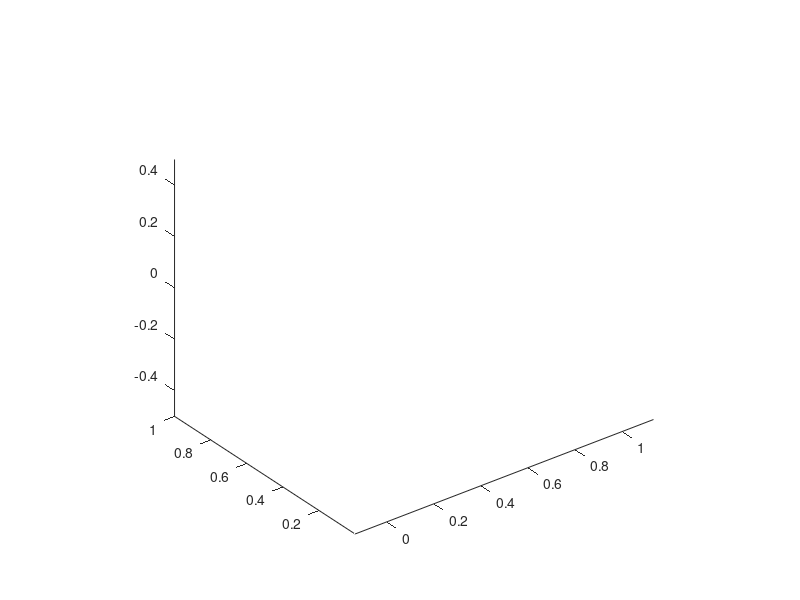

The MATLAB script that drew this image: (Note: this script raises an error after producing the figure.)
hold on
axis equal
view(3);

% Environment & Safety Features 
surf([-4,-4;4,4] ...
,[-4,4;-4,4] ...
,[0.01,0.01;0.01,0.01] ...
,'CData',imread('concrete.jpg') ...
,'FaceColor','texturemap')

scaledFac= 0.01;
phone = PlaceObject('Phone.ply', [-0.7/scaledFac,0/scaledFac,0.5/scaledFac]);
scaledVerticesPhone = get(phone, 'Vertices') * scaledFac;
set(phone, 'Vertices', scaledVerticesPhone);

barriers =[];
barriers(1) = PlaceObject('barrier1.5x0.2x1m.ply', [0,1,0]);
barriers(2) = PlaceObject('barrier1.5x0.2x1m.ply', [0,1,0]);
barriers(3) = PlaceObject('barrier1.5x0.2x1m.ply', [0,1,0]);
barriers(4) = PlaceObject('barrier1.5x0.2x1m.ply', [0,1.1,0]);

theta = [];
theta(1)= -pi/2;
theta(2)= pi;
theta(3)= 0;
theta(4) = pi/2;
for i =1:length(barriers)
 tform = hgtransform;
 Rz = makehgtform('zrotate', theta(i),'scale', 3);
 set(tform, 'Matrix', Rz);
 set(barriers(i), 'Parent', tform);
end 

% fence = PlaceObject('fenceAssemblyGreenRectangle4x8x2.5m.ply');

fireEx = PlaceObject('fireExtinguisherElevated.ply', [-0.5,2.5,1]);
scaleFactor = 2;  
scaledVertices = get(fireEx, 'Vertices') * scaleFactor;
set(fireEx, 'Vertices', scaledVertices);

emergButton = PlaceObject('emergencyStopWallMounted.ply', [-0.25,-1.25,0.5]);
emerRot= pi;
tform = hgtransform;
R_emer = makehgtform('zrotate', emerRot,'scale', 4);
set(tform, 'Matrix', R_emer);
set(emergButton, 'Parent', tform);


person = PlaceObject('personMaleConstruction.ply', [-4.8,0,0]);
personRot = -pi/2;
tform = hgtransform;
R_person = makehgtform('zrotate', personRot,'scale', 1);
set(tform, 'Matrix', R_person);
set(person, 'Parent', tform);



% Tables 
tableR1  = PlaceObject('tableBrown2.1x1.4x0.5m.ply',[0,0.3,0]);
tableBed  = PlaceObject('tableBrown2.1x1.4x0.5m.ply', [0,2,0]);
tableR2 = PlaceObject('tableRound0.3x0.3x0.3m.ply', [-0.6,-0.55,-0.1]);

tableMainRot = pi/2;
tform = hgtransform;
R_person = makehgtform('zrotate', tableMainRot,'scale', 1);
set(tform, 'Matrix', R_person);
set(tableBed, 'Parent', tform);
scaleFactor = 3;  
scaledVertices = get(tableR2, 'Vertices') * scaleFactor;
set(tableR2, 'Vertices', scaledVertices);

% People 
me = PlaceObject('personMaleOld.ply',[-2,-0.35,-1.2]);
meRot = deg2rad(-100);
tform = hgtransform;
R_me = makehgtform('xrotate', meRot,'scale', 1);
set(tform, 'Matrix', R_me);
set(me, 'Parent', tform);

% Collision objects 
centerpnt = [0,-1.5,0];
side = 2;
plotOptions.plotFaces = true;
[vertex,faces,faceNormals] = RectangularPrism(centerpnt-side/2, centerpnt+side/2,plotOptions);

groundCenter = [0, 0, 0.25];  % Center point of the cuboid
groundSize = [4, 4, 0.49];     % Ground dimensions (wide and thin)
plotOptions.plotFaces = false;
[groundVertex, groundFaces, groundFaceNormals] = RectangularPrism(groundCenter - groundSize / 2, groundCenter + groundSize / 2, plotOptions);

% groundNormal = [0, 0, 1];  % Ground plane normal (z-axis)
% groundPoint = [0, 0, 0.49];   % A point on the ground plane (z = 0)

% Create R1 and R2
r1 = UR3;
r1BaseTransform = transl(0,0, 0.5);
r1.model.base = r1BaseTransform;
r1.model.plot(zeros(1, r1.model.n))

r2 = UR3;
r2BaseTransform = transl(-2, -1.2, 0.6);
r2.model.base = r2BaseTransform;
r2.model.plot(zeros(1, r2.model.n))

%% Proximity sensing
q = [0,0,0,deg2rad(-90), deg2rad(-90),0];  % Initial joint configuration
% Define the cube's initial position and size
cubeCenter = [-0.6, 0.5, 0.6];  % Cube's initial center position (x, y, z)
cubeSize = [0.2, 0.2, 0.2];  % Cube's size (length, width, height)

% Plot the cube
[vertex, faces, faceNormals] = RectangularPrism(cubeCenter - cubeSize / 2, cubeCenter + cubeSize / 2);
patch('Vertices', vertex, 'Faces', faces, 'FaceColor', 'red', 'FaceAlpha', 0.8);

% Desired distance from the cube
desiredDistance = 0.5;  % 0.5 meters
speed = 2;           % Speed at which robot adjusts its position

for t = 1:200  % Simulate for 200 iterations (can adjust as necessary)
    % Simulate the cube moving along the y-axis in the opposite direction
    cubeCenter = cubeCenter + [0, -0.01 * sin(t * 0.05), 0];  % Move cube in the opposite direction along y-axis
    [vertex, ~, ~] = RectangularPrism(cubeCenter - cubeSize / 2, cubeCenter + cubeSize / 2);
    delete(findobj('FaceColor', 'red'));  % Remove previous cube plot
    patch('Vertices', vertex, 'Faces', faces, 'FaceColor', 'red', 'FaceAlpha', 0.8);  % Re-plot the cube

    % Get the current end-effector position (fkine gives SE3 object, so we access the .T property for matrix)
    tr = r1.model.fkine(q).T;
    endEffectorPos = tr(1:3, 4)';  % Current end-effector position

    % Calculate the vector from the end-effector to the cube's center
    vectorToCube = cubeCenter - endEffectorPos;

    % Calculate the distance between the end-effector and the cube
    distanceToCube = norm(vectorToCube);

    % If the distance is greater than the desired distance, move closer
    if distanceToCube > desiredDistance
        moveDirection = vectorToCube / distanceToCube;  % Normalize the direction vector
        newEndEffectorPos = endEffectorPos + moveDirection * (distanceToCube - desiredDistance) * speed;

        % Calculate the new joint angles using inverse kinematics to reach the new position
        qNew = r1.model.ikcon(transl(newEndEffectorPos), q);  % Use inverse kinematics to find new joint configuration

        % Update robot configuration and animate
        r1.model.animate(qNew);
        q = qNew;  % Update current joint configuration
    end

    % Pause to slow down animation and create real-time effect
    pause(0.05);
end



%% Activate & Animate R1
q0 = [0,0,0,deg2rad(-90), deg2rad(-90),0]; % Starting pose\
q1 = [0,0,deg2rad(5),deg2rad(-90), deg2rad(-90),0]; 
q2 = [deg2rad(200), 0, 0, deg2rad(-90), deg2rad(-90), 0]; % drops phone 
q3 = [deg2rad(200), 0,deg2rad(5) , deg2rad(-90), deg2rad(-90), 0];

stepsMini = 25;
stepsR1 = 100;  % Number of steps
deltaT = 0.05;  % Time step
epsilon = 0.2;  % Threshold for manipulability


qMat1 = jtraj(q0,q1,stepsMini);
qMat2 = jtraj(q2,q3,stepsMini); 
r1.model.animate(qMat1)
drawnow();

sigmoid_time = @(t) 1 ./ (1 + exp(-20*(t - 0.2)));  % Sigmoid scaling
scaled_t = sigmoid_time(linspace(0, 1, stepsR1));     % Scale the time non-linearly

% Allocate array data
    m = zeros(stepsR1,1);  
    qMatrix1 = zeros(stepsR1, length(q1));
    % qMatrix1(1,:) = q1; 
    qdot = zeros(stepsR1, 6);  % Array for joint velocities
    x = zeros(3,stepsR1);  % End-effector position
    theta = zeros(3,stepsR1);  % Roll, Pitch, Yaw angles
    positionError = zeros(3,stepsR1); % For plotting trajectory error
    angleError = zeros(3,stepsR1); 

    % Generate trajectory for over-the-head movement
    T1 = r1.model.fkine(q1).T;  % Initial end-effector pose
    T2 = r1.model.fkine(q2).T;  % Final end-effector pose

    for i = 1:stepsR1
        % Fixed x, y position, movement in z and over-the-head rotation
        x(:,i) = (1 - scaled_t(i)) * T1(1:3, 4) + scaled_t(i) * T2(1:3, 4);
        x(3,i) = x(3,i) + 0.2 * sin(pi * scaled_t(i));  % Overhead movement (z-axis)
        
        theta(1,i) = 0;  % Roll (constant)
        theta(2,i) = pi * scaled_t(i);  % Pitch (over the head)
        theta(3,i) = 0;  % Yaw (constant)
    end

    T = [rpy2r(theta(1,1),theta(2,1),theta(3,1)) x(:,1);zeros(1,3) 1];          % Create transformation of first point and angle
    q0 = zeros(1,6);                                                            % Initial guess for joint angles
    qMatrix1(1,:) = r1.model.ikcon(T,q0);  

    % RMRC Loop
    for i = 1:stepsR1 - 1
        T = r1.model.fkine(qMatrix1(i,:)).T;  % Current end-effector pose

        % Calculate position and orientation errors
        deltaX = x(:,i+1) - T(1:3,4);  % Position error
        Rd = rpy2r(theta(1,i+1),theta(2,i+1),theta(3,i+1));
        % Rd = rpy2r(theta(:,i+1)');  % Desired orientation as a rotation matrix
        Ra = T(1:3,1:3);  % Current orientation
        Rdot = (1/deltaT) * (Rd - Ra);  % Rotation matrix error
        S = Rdot * Ra'; % Skew-symmetric matrix for angular velocity
        linear_velocity = (1/deltaT) * deltaX;  % Linear velocity
        angular_velocity = [S(3,2); S(1,3); S(2,1)];  % Angular velocity
        deltaTheta = tr2rpy(Rd*Ra'); % Angle errors 

        % Combine linear and angular velocity into a single velocity vector
        xdot = [linear_velocity; angular_velocity];

        % Get the Jacobian at the current joint position
        J = r1.model.jacob0(qMatrix1(i,:));
        m(i) = sqrt(det(J*J'));         % Record manipulability

        % Apply Damped Least Squares (DLS) if manipulability is low
       

        if m(i) < epsilon  % If manipulability is less than given threshold
            lambda = (1 - m(i)/epsilon)*5E-2;
        else
            lambda = 0;
        end
            invJ = inv(J'*J + lambda *eye(6))*J';                                   % DLS Inverse
    

        % Compute joint velocities using the inverse Jacobian
        qdot(i,:) = (invJ * xdot)';  % Joint velocities
        
        for j = 1:6                                                             % Loop through joints 1 to 6
            if qMatrix1(i,j) + deltaT*qdot(i,j) < r1.model.qlim(j,1)                     % If next joint angle is lower than joint limit...
                qdot(i,j) = 0; % Stop the motor
            elseif qMatrix1(i,j) + deltaT*qdot(i,j) > r1.model.qlim(j,2)                 % If next joint angle is greater than joint limit ...
                qdot(i,j) = 0; % Stop the motor
            end
        end
        % Update joint positions based on velocities
        qMatrix1(i+1,:) = qMatrix1(i,:) + deltaT * qdot(i,:);  % Next joint configuration
        positionError(:,i) = deltaX;                               
        angleError(:,i) = deltaTheta;  
    end



    % Animate the motion from q1 to q2
    for i = 1:stepsR1
        r1.model.animate(qMatrix1(i, :));  % Animate robot
        drawnow();
    end

    pause(0.5);

     % Pick phone and return (q3->q0)
r1.model.animate(qMat2)
drawnow();
   
% Precompute the trajectory using the scaled time
qMatrix2 =zeros(stepsR1, length(q3));
for i = 1:stepsR1
    % Interpolate joint space positions based on scaled time
    qMatrix2(i, :) = (1 - scaled_t(i)) * q3 + scaled_t(i) * q0;
end

% Animate motion
for i = 1:stepsR1
    r1.model.animate(qMatrix2(i, :));
    drawnow();
end
pause(0.5);

%% Collision detection R1
q0 = [0,0,0,deg2rad(-90), deg2rad(-90),0]; % Starting pose\
q1 = [0,0,deg2rad(5),deg2rad(-90), deg2rad(-90),0]; 
q2 = [deg2rad(200), 0, 0, deg2rad(-90), deg2rad(-90), 0]; % drops phone 
q3 = [deg2rad(200), 0,deg2rad(5) , deg2rad(-90), deg2rad(-90), 0];

q = zeros(1,6);  

tr1 = zeros(4,4,r1.model.n+1);
tr1(:,:,1) = r1.model.base;
L = r1.model.links;
for i = 1 : r1.model.n
    tr1(:,:,i+1) = tr1(:,:,i) * trotz(q(i)+L(i).offset) * transl(0,0,L(i).d) * transl(L(i).a,0,0) * trotx(L(i).alpha);
end

for i = 1 : size(tr1,3)-1    
    for faceIndex = 1:size(faces,1)
        vertOnPlane = vertex(faces(faceIndex,1)',:);
        [intersectP,check] = LinePlaneIntersection(faceNormals(faceIndex,:),vertOnPlane,tr1(1:3,4,i)',tr1(1:3,4,i+1)'); 
        if check == 1 && IsIntersectionPointInsideTriangle(intersectP,vertex(faces(faceIndex,:)',:))
            plot3(intersectP(1),intersectP(2),intersectP(3),'g*');
            disp('Collision with cube');
        end
    end 

    for faceIndex = 1:size(groundFaces, 1)
        vertOnGroundPlane = groundVertex(groundFaces(faceIndex, 1)', :);
        [groundIntersectP, groundCheck] = LinePlaneIntersection(groundFaceNormals(faceIndex, :), vertOnGroundPlane, tr1(1:3, 4, i)', tr1(1:3, 4, i+1)');
        if groundCheck == 1 && IsIntersectionPointInsideTriangle(groundIntersectP, groundVertex(groundFaces(faceIndex, :)', :))
            plot3(groundIntersectP(1), groundIntersectP(2), groundIntersectP(3), 'r*');
            disp(['Collision with ground at joint ', num2str(i)]);
        end
    end
end

steps = 2;
while ~isempty(find(1 < abs(diff(rad2deg(jtraj(q3,q0,steps)))),1))
    steps = steps + 1;
end
qMatrixCD = jtraj(q3,q0,steps);

result = true(steps,1);
for i = 1: steps
    result(i) = IsCollision(r1.model,qMatrixCD(i,:),faces,vertex,faceNormals,false, groundVertex, groundFaces, groundFaceNormals);
    r1.model.animate(qMatrixCD(i,:));
end
%% Collision avoidance R1
qWaypoints = [q3;q0];
isCollision = true;
checkedTillWaypoint = 1;
qMatrixCA = [];
while (isCollision)
    startWaypoint = checkedTillWaypoint;
    for i = startWaypoint:size(qWaypoints,1)-1
        qMatrixJoin = InterpolateWaypointRadians(qWaypoints(i:i+1,:),deg2rad(10));
        if ~IsCollision(r1.model,qMatrixJoin,faces,vertex,faceNormals, false, groundVertex, groundFaces, groundFaceNormals)
            qMatrixCA = [qMatrixCA; qMatrixJoin]; %#ok<AGROW>
            r1.model.animate(qMatrixJoin);
            s = size(qMatrixCA);
            fprintf('Number of steps: %d\n', s);  
            isCollision = false;
            checkedTillWaypoint = i+1;

            % Try and join to the final goal (q0)
            qMatrixJoin = InterpolateWaypointRadians([qMatrixCA(end,:); q0],deg2rad(10));
            if ~IsCollision(r1.model,qMatrixJoin,faces,vertex,faceNormals,  false, groundVertex, groundFaces, groundFaceNormals)
                qMatrixCA = [qMatrixCA;qMatrixJoin];
                % Reached goal without collision, so break out
                break;
            end
        else
            % Randomly pick a pose that is not in collision
            qRand = (2 * rand(1,6) - 1) * pi;
            while IsCollision(r1.model,qRand,faces,vertex,faceNormals, false, groundVertex, groundFaces, groundFaceNormals)
                qRand = (2 * rand(1,6) - 1) * pi;
            end
            qWaypoints =[ qWaypoints(1:i,:); qRand; qWaypoints(i+1:end,:)];
            isCollision = true;
            break;
        end
    end
end
r1.model.animate(qMatrixCA)

%% Activate R2
stepsR2 = 50; 

q3 =[0,0,0,0,0,0];
q4 = [deg2rad(90),deg2rad(-145),deg2rad(-65),deg2rad(-90),deg2rad(90),deg2rad(0)];
qMatrix3 = jtraj(q3, q4, stepsR2);
for i = 1:stepsR2
    r2.model.animate(qMatrix3(i, :));  
    drawnow();  
end


%%  IsIntersectionPointInsideTriangle
% Given a point which is known to be on the same plane as the triangle
% determine if the point is 
% inside (result == 1) or 
% outside a triangle (result ==0 )
function result = IsIntersectionPointInsideTriangle(intersectP,triangleVerts)

u = triangleVerts(2,:) - triangleVerts(1,:);
v = triangleVerts(3,:) - triangleVerts(1,:);
uu = dot(u,u);
uv = dot(u,v);
vv = dot(v,v);

w = intersectP - triangleVerts(1,:);
wu = dot(w,u);
wv = dot(w,v);

D = uv * uv - uu * vv;

% Get and test parametric coords (s and t)
s = (uv * wv - vv * wu) / D;
if (s < 0.0 || s > 1.0)        % intersectP is outside Triangle
    result = 0;
    return;
end

t = (uv * wu - uu * wv) / D;
if (t < 0.0 || (s + t) > 1.0)  % intersectP is outside Triangle
    result = 0;
    return;
end

result = 1;                      % intersectP is in Triangle
end

%% IsCollision
% This is based upon the output of questions 2.5 and 2.6
% Given a robot model (robot), and trajectory (i.e. joint state vector) (qMatrix)
% and triangle obstacles in the environment (faces,vertex,faceNormals)
function result = IsCollision(robot,qMatrix,faces,vertex,faceNormals,returnOnceFound, groundVertex, groundFaces, groundFaceNormals)
if nargin < 6
    returnOnceFound = true;
end
result = false;

for qIndex = 1:size(qMatrix,1)
    % Get the transform of every joint (i.e. start and end of every link)
    tr = GetLinkPoses(qMatrix(qIndex,:), robot);

    % Go through each link and also each triangle face
    for i = 1 : size(tr,3)-1    
        for faceIndex = 1:size(faces,1)
            vertOnPlane = vertex(faces(faceIndex,1)',:);
            [intersectP,check] = LinePlaneIntersection(faceNormals(faceIndex,:),vertOnPlane,tr(1:3,4,i)',tr(1:3,4,i+1)'); 
            if check == 1 && IsIntersectionPointInsideTriangle(intersectP,vertex(faces(faceIndex,:)',:))
                plot3(intersectP(1),intersectP(2),intersectP(3),'g*');
                display('Intersection');
                result = true;
                if returnOnceFound
                    return
                end
            end
        end  
    end 
         % Check for collision with the ground cuboid
     for i = 1 : size(tr, 3) - 1    
            for faceIndex = 1:size(groundFaces, 1)
                vertOnGroundPlane = groundVertex(groundFaces(faceIndex, 1)', :);
                [groundIntersectP, groundCheck] = LinePlaneIntersection(groundFaceNormals(faceIndex, :), vertOnGroundPlane, tr(1:3, 4, i)', tr(1:3, 4, i+1)');
                if groundCheck == 1 && IsIntersectionPointInsideTriangle(groundIntersectP, groundVertex(groundFaces(faceIndex, :)', :))
                    plot3(groundIntersectP(1), groundIntersectP(2), groundIntersectP(3), 'r*');
                    display('Collision with ground');
                    result = true;
                    if returnOnceFound
                        return;
                    end
                end
            end
     end

     % Check for self-collision between non-adjacent links
        for link1 = 1:size(tr, 3) - 2
            for link2 = link1 + 2:size(tr, 3) - 1  % Avoid adjacent links
                % Get the start and end points of both links
                link1Start = tr(1:3, 4, link1)';
                link1End = tr(1:3, 4, link1+1)';
                link2Start = tr(1:3, 4, link2)';
                link2End = tr(1:3, 4, link2+1)';
                
                % Check for intersection between the two links
                [intersectP, check] = LineSegmentIntersection(link1Start, link1End, link2Start, link2End);
                
                if check == 1
                    % A self-collision is detected
                    plot3(intersectP(1), intersectP(2), intersectP(3), 'b*');
                    display(['Self-collision detected between links ', num2str(link1), ' and ', num2str(link2)]);
                    result = true;
                    if returnOnceFound
                        return;
                    end
                end
            end
        end
end
end

%% GetLinkPoses
% q - robot joint angles
% robot -  seriallink robot model
% transforms - list of transforms
function [ transforms ] = GetLinkPoses( q, robot)

links = robot.links;
transforms = zeros(4, 4, length(links) + 1);
transforms(:,:,1) = robot.base;

for i = 1:length(links)
    L = links(1,i);
    
    current_transform = transforms(:,:, i);
    
    current_transform = current_transform * trotz(q(1,i) + L.offset) * ...
    transl(0,0, L.d) * transl(L.a,0,0) * trotx(L.alpha);
    transforms(:,:,i + 1) = current_transform;
end
end

%% FineInterpolation
% Use results from Q2.6 to keep calling jtraj until all step sizes are
% smaller than a given max steps size
function qMatrix = FineInterpolation(q1,q2,maxStepRadians)
if nargin < 3
    maxStepRadians = deg2rad(1);
end
    
steps = 2;
while ~isempty(find(maxStepRadians < abs(diff(jtraj(q1,q2,steps))),1))
    steps = steps + 1;
end
qMatrix = jtraj(q1,q2,steps);
end

%% InterpolateWaypointRadians
% Given a set of waypoints, finely intepolate them
function qMatrix = InterpolateWaypointRadians(waypointRadians,maxStepRadians)
if nargin < 2
    maxStepRadians = deg2rad(1);
end

qMatrix = [];
for i = 1: size(waypointRadians,1)-1
    qMatrix = [qMatrix ; FineInterpolation(waypointRadians(i,:),waypointRadians(i+1,:),maxStepRadians)]; %#ok<AGROW>
end
end
